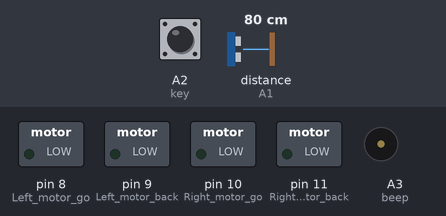
Simulated run of this sketch. Board: Arduino Uno, built with avr-gcc and run on an emulated ATmega328P. Parts: switched loads named in the sketch (green lamp = pin HIGH), buzzer (waves = sounding, pin HIGH). Dashed ring = blinking. The inputs (shaded band) are chosen by the test bench; at power-on: A2 (key) LOW, distance to the obstacle (sensor on A1) 80 cm. The echo pulse lasts 58.3 µs per cm; pins used as bus, display or sensor lines are not drawn; what the sketch prints to the serial monitor is not drawn.

Above: at 1.2 s.
1.3 s: A2 (key) pulled HIGH for 0.15 s
At 1.8 s:
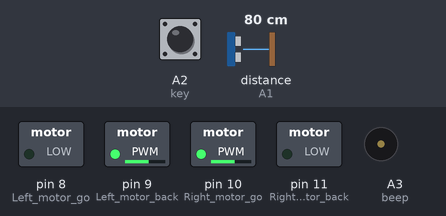
4.4 s: distance to the obstacle (sensor on A1) set to 43 cm
7.4 s: distance to the obstacle (sensor on A1) set to 35 cm
At 7.52 s:
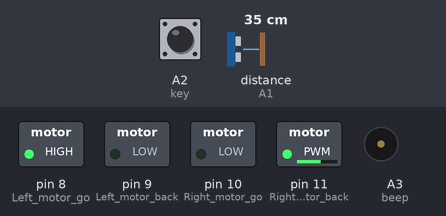
At 8.13 s:
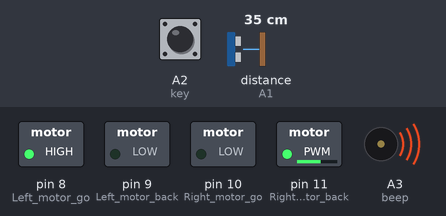
10.4 s: distance to the obstacle (sensor on A1) set to 120 cm
Timing chart, 0 to 13.4 s (numbered marks = the images above; inputs shaded):
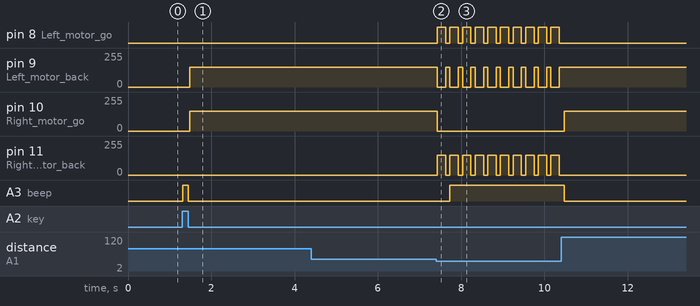

The sketch:

avoid_ultrasonic.ino
```cpp
#include <Servo.h>
//#include <LiquidCrystal.h> //申明1602液晶的函数库
//申明1602液晶的引脚所连接的Arduino数字端口，8线或4线数据模式，任选其一
//LiquidCrystal lcd(12,11,10,9,8,7,6,5,4,3,2);   //8数据口模式连线声明
//LiquidCrystal lcd(13,12,7,6,5,4,3); //4数据口模式连线声明 P13--LCD 4脚  P12--LCD 5脚
              //P7--LCD 6脚   P6--LCD 11脚  P5--LCD 12脚  P4--LCD 13脚  P3--LCD 14脚

int Echo = A1;  // Echo回声脚(P2.0)
int Trig =A0;  //  Trig 触发脚(P2.1)

int Distance = 0;

int Left_motor_go=8;     //左电机前进(IN1)
int Left_motor_back=9;     //左电机后退(IN2)

int Right_motor_go=10;    // 右电机前进(IN3)
int Right_motor_back=11;    // 右电机后退(IN4)

int key=A2;//定义按键 A2 接口
int beep=A3;//定义蜂鸣器 A3 接口

void setup()
{
  Serial.begin(9600);     // 初始化串口
  //初始化电机驱动IO为输出方式
  pinMode(Left_motor_go,OUTPUT); // PIN 8 (PWM)
  pinMode(Left_motor_back,OUTPUT); // PIN 9 (PWM)
  pinMode(Right_motor_go,OUTPUT);// PIN 10 (PWM)
  pinMode(Right_motor_back,OUTPUT);// PIN 11 (PWM)
  pinMode(key,INPUT);//定义按键接口为输入接口
  pinMode(beep,OUTPUT);
  // pinMode(SensorRight, INPUT); //定义右循迹红外传感器为输入
  // pinMode(SensorLeft, INPUT); //定义左循迹红外传感器为输入
  //pinMode(SensorRight_2, INPUT); //定义右红外传感器为输入
  //pinMode(SensorLeft_2, INPUT); //定义左红外传感器为输入
  //初始化超声波引脚
  pinMode(Echo, INPUT);    // 定义超声波输入脚
  pinMode(Trig, OUTPUT);   // 定义超声波输出脚
//  lcd.begin(16,2);      //初始化1602液晶工作                       模式
  //定义1602液晶显示范围为2行16列字符
}
//=======================智能小车的基本动作=========================
//void run(int time)     // 前进
void run()     // 前进
{
  digitalWrite(Right_motor_go,HIGH);  // 右电机前进
  digitalWrite(Right_motor_back,LOW);
  analogWrite(Right_motor_go,150);//0~255调速，左右轮差异略增减
  analogWrite(Right_motor_back,0);
  digitalWrite(Left_motor_go,LOW);  // 左电机前进
  digitalWrite(Left_motor_back,HIGH);
  analogWrite(Left_motor_go,0);//PWM比例0~255调速，左右轮差异略增减
  analogWrite(Left_motor_back,150);
  //delay(time * 100);   //执行时间，可以调整
}

void brake(int time)  //刹车，停车
{
  digitalWrite(Right_motor_go,LOW);
  digitalWrite(Right_motor_back,LOW);
  digitalWrite(Left_motor_go,LOW);
  digitalWrite(Left_motor_back,LOW);
  delay(time * 100);//执行时间，可以调整
}

//void left(int time)         //左转(左轮不动，右轮前进)
void left()         //左转(左轮不动，右轮前进)
{
  digitalWrite(Right_motor_go,HIGH);	// 右电机前进
  digitalWrite(Right_motor_back,LOW);
  analogWrite(Right_motor_go,150);
  analogWrite(Right_motor_back,0);//PWM比例0~255调速
  digitalWrite(Left_motor_go,LOW);   //左轮后退
  digitalWrite(Left_motor_back,LOW);
  analogWrite(Left_motor_go,0);
  analogWrite(Left_motor_back,0);//PWM比例0~255调速
  //delay(time * 100);	//执行时间，可以调整
}

void spin_left(int time)         //左转(左轮后退，右轮前进)
{
  digitalWrite(Right_motor_go,HIGH);	// 右电机前进
  digitalWrite(Right_motor_back,LOW);
  analogWrite(Right_motor_go,150);
  analogWrite(Right_motor_back,0);//PWM比例0~255调速
  digitalWrite(Left_motor_go,HIGH);   //左轮后退
  digitalWrite(Left_motor_back,LOW);
  analogWrite(Left_motor_go,150);
  analogWrite(Left_motor_back,0);//PWM比例0~255调速
  delay(time * 100);	//执行时间，可以调整
}

void right(int time)
//void right()        //右转(右轮不动，左轮前进)
{
  digitalWrite(Right_motor_go,LOW);   //右电机后退
  digitalWrite(Right_motor_back,LOW);
  analogWrite(Right_motor_go,0);
  analogWrite(Right_motor_back,0);//PWM比例0~255调速
  digitalWrite(Left_motor_go,LOW);//左电机前进
  digitalWrite(Left_motor_back,HIGH);
  analogWrite(Left_motor_go,0);
  analogWrite(Left_motor_back,150);//PWM比例0~255调速
  delay(time * 100);	//执行时间，可以调整
}

void spin_right(int time)        //右转(右轮后退，左轮前进)
{
  digitalWrite(Right_motor_go,LOW);   //右电机后退
  digitalWrite(Right_motor_back,HIGH);
  analogWrite(Right_motor_go,0);
  analogWrite(Right_motor_back,150);//PWM比例0~255调速
  digitalWrite(Left_motor_go,LOW);//左电机前进
  digitalWrite(Left_motor_back,HIGH);
  analogWrite(Left_motor_go,0);
  analogWrite(Left_motor_back,150);//PWM比例0~255调速
  delay(time * 100);	//执行时间，可以调整
}

void back(int time)          //后退
{
  digitalWrite(Right_motor_go,LOW);  //右轮后退
  digitalWrite(Right_motor_back,HIGH);
  analogWrite(Right_motor_go,0);
  analogWrite(Right_motor_back,150);//PWM比例0~255调速
  digitalWrite(Left_motor_go,HIGH);  //左轮后退
  digitalWrite(Left_motor_back,LOW);
  analogWrite(Left_motor_go,150);
  analogWrite(Left_motor_back,0);//PWM比例0~255调速
  delay(time * 100);     //执行时间，可以调整
}
//==========================================================

void keysacn()//按键扫描
{
  int val;
  val=digitalRead(key);//读取数字7 口电平值赋给val
  while(!digitalRead(key))//当按键没被按下时，一直循环
  {
    val=digitalRead(key);//此句可省略，可让循环跑空
  }
  while(digitalRead(key))//当按键被按下时
  {
    delay(10);	//延时10ms
    val=digitalRead(key);//读取数字7 口电平值赋给val
    if(val==HIGH)  //第二次判断按键是否被按下
    {
      digitalWrite(beep,HIGH);		//蜂鸣器响
      while(!digitalRead(key))	//判断按键是否被松开
        digitalWrite(beep,LOW);		//蜂鸣器停止
    }
    else
      digitalWrite(beep,LOW);          //蜂鸣器停止
  }
}

void Distance_test()   // 量出前方距离
{
  digitalWrite(Trig, LOW);   // 给触发脚低电平2μs
  delayMicroseconds(2);
  digitalWrite(Trig, HIGH);  // 给触发脚高电平10μs，这里至少是10μs
  delayMicroseconds(10);
  digitalWrite(Trig, LOW);    // 持续给触发脚低电
  float Fdistance = pulseIn(Echo, HIGH);  // 读取高电平时间(单位：微秒)
  Fdistance= Fdistance/58;       //为什么除以58等于厘米，  Y米=（X秒*344）/2
  // X秒=（ 2*Y米）/344 ==》X秒=0.0058*Y米 ==》厘米=微秒/58
  Serial.print("Distance:");      //输出距离（单位：厘米）
  Serial.println(Fdistance);         //显示距离
  Distance = Fdistance;
}

//void Distance_display()//显示距离
//{
  // if((2<Distance)&(Distance<400))
  //{
    //lcd.home();        //把光标移回左上角，即从头开始输出
    //lcd.print("    Distance: ");       //显示
    //lcd.setCursor(6,2);   //把光标定位在第2行，第6列
    //lcd.print(Distance);        //显示距离
    //lcd.print("cm");            //显示
  //}
  //else
  //{
    //lcd.home();        //把光标移回左上角，即从头开始输出
   // lcd.print("!!! Out of range");       //显示超出距离
  //}
  //delay(250);
//  lcd.clear();
//}

void loop()
{
  keysacn();	   //调用按键扫描函数
  while(1)
  {
    Distance_test();//测量前方距离
//    Distance_display();//液晶屏显示距离

    if(Distance < 40)//数值为碰到障碍物的距离，可以按实际情况设置
      while(Distance < 40)//再次判断是否有障碍物，若有则转动方向后，继续判断
      {
        back(2);
        right(1);//右转
        digitalWrite(beep,HIGH);          //蜂鸣器停止
       // brake(1);//停车
        Distance_test();//测量前方距离
//        Distance_display();//液晶屏显示距离
      }
    else

      {
        run();//无障碍物，直行
        digitalWrite(beep,LOW);
      }
  }
}
```

Measured:
- the behaviour switches between 40 and 39 cm on distance to the obstacle (sensor on A1) (found by bisection; images 1 and 2)
- after the input at 1.3 s, pin 9 (Left_motor_back), pin 10 (Right_motor_go): 0/255 → 150/255 after 0.18 s; A3 (beep): LOW → HIGH at once, → LOW 0.14 s later
- after the input at 7.4 s, pin 8 (Left_motor_go): alternates HIGH for 0.20 s and LOW for 0.10 s, starting at once; pin 9 (Left_motor_back): alternates 150/255 for 0.10 s and 0/255 for 0.20 s, starting at once
- after the input at 10.4 s, pin 8 (Left_motor_go): stops changing and stays LOW; pin 9 (Left_motor_back): stops changing and stays 150/255; pin 10 (Right_motor_go): 0/255 → 150/255 after 0.07 s; pin 11 (Right_motor_back): stops changing and stays 0/255; A3 (beep): HIGH → LOW after 0.07 s
